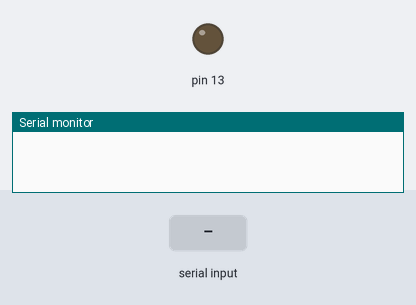
This sketch was run on a simulated Arduino Uno, built with avr-gcc and run on an emulated ATmega328P. Parts: output pins drawn as LEDs (lit = HIGH), the last lines printed to the serial monitor. Inputs (shaded band) come from the test bench.

Above: at 1.2 s.
1.3 s: "r" received over Serial
At 2.2 s:
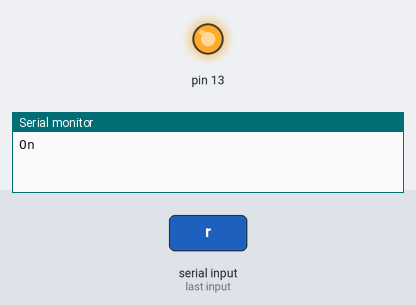
2.8 s: "b" received over Serial
At 3.4 s:
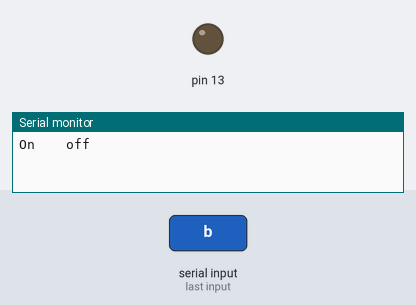
Timing chart, 0 to 5.8 s (numbered marks = the images above; inputs shaded):
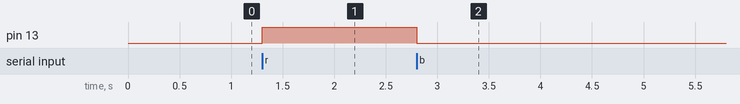

Measured:
- after the input at 1.3 s, pin 13: LOW → HIGH at once
- after the input at 2.8 s, pin 13: HIGH → LOW at once

The sketch:

serial-port-gui-arduino.ino
```cpp
void setup() {
  pinMode(13, OUTPUT);
  Serial.begin(9600);
}

int val = 1;
void loop() {
 if (Serial.available() > 0) {
    char a = Serial.read();
    val++;
    if (a == 'b') {
      digitalWrite(13, LOW);
      Serial.print("    off");
    } else if (a == 'r') {
      digitalWrite(13, HIGH);
      Serial.print("On");
    } else if (a == 'p') {
      //int val = analogRead(0);
      Serial.print(val);
    } else {
      Serial.print("Error!");
    }
  }
}
```
